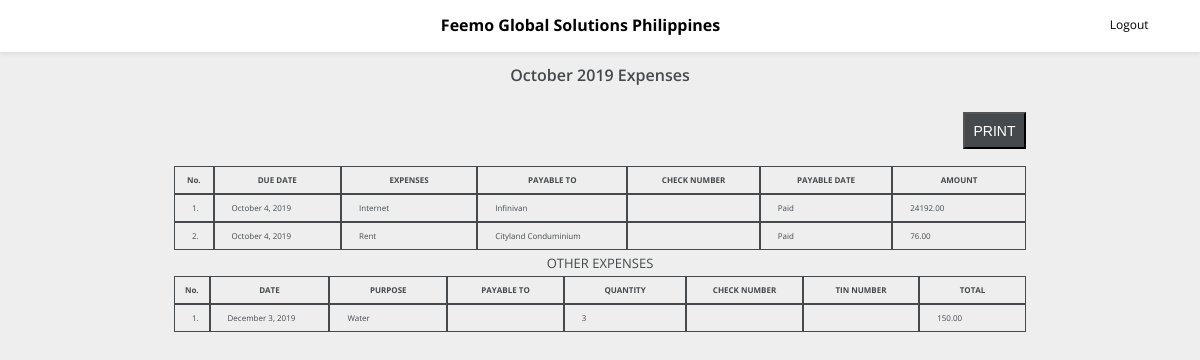
The page /expenses-list-report.php?months=October 2019 (signed in) on the database its author committed.
### tables this page shows
CREATE TABLE `tbl_expenses` (
  `expenses_id` int(11) NOT NULL,
  `expenses_category` varchar(150) NOT NULL,
  `expenses_month` varchar(150) NOT NULL,
  `expenses_date` varchar(150) NOT NULL,
  `expenses_name` varchar(150) NOT NULL,
  `expenses_payable_to` varchar(150) NOT NULL,
  `expenses_amount` decimal(10,2) NOT NULL,
  `expenses_check_number` varchar(150) NOT NULL,
  `check_payment_date` varchar(150) NOT NULL,
  `expenses_quantity` varchar(150) NOT NULL,
  `expenses_tin_number` varchar(150) NOT NULL
);

### expenses-list-report.php (the view, shortened to what this page needs)
<?php
include_once "dbcon.php";
$get_id = $_GET['months'];
$result_months = mysqli_query($mysqli, "SELECT DISTINCT(expenses_month) FROM tbl_expenses WHERE expenses_month = '$get_id'");
$result_report_expenses = mysqli_query($mysqli, "SELECT * FROM tbl_expenses WHERE expenses_category = '2' AND expenses_month = '$get_id'");
$result_report_other_expenses = mysqli_query($mysqli, "SELECT * FROM tbl_expenses WHERE expenses_category = '3' AND expenses_month = '$get_id'");
?>
<!DOCTYPE html>
<html lang="en">
<head>
    <link rel="stylesheet" type="text/css" href="css/style.css" />
    <link href="https://stackpath.bootstrapcdn.com/font-awesome/4.7.0/css/font-awesome.min.css" type="text/css"
        rel="stylesheet" media="screen,projection" />
</head>
<body id="dashboard">
    <?php include 'nav.php'; ?>
    <div class="expenses-report">
        <?php
                while ($mt_row = mysqli_fetch_array($result_months)) {
                ?>
        <div class="expenses-title">
            <?php echo $mt_row['expenses_month']; ?> Expenses
        </div>
        <?php } ?>
        <div class="expenses-report-body">
            <div class="print-btn">
                <button onclick="myFunction()">PRINT</button>
            </div>
            <table cellspacing="0" cellpadding="0">
                <tr>
                    <th class="numberline">No.</th>
                    <th>DUE DATE</th>
                    <th>EXPENSES</th>
                    <th>PAYABLE TO</th>
                    <th>CHECK NUMBER</th>
                    <th>PAYABLE DATE</th>
                    <th>AMOUNT</th>
                </tr>
                <?php
                          $i=1;
                while ($report_expenses = mysqli_fetch_array($result_report_expenses)) {
                    ?>
                <tr>
                    <td><?php echo "$i."; ?></td>
                    <td><?php echo $report_expenses['expenses_date']; ?></td>
                    <td><?php echo $report_expenses['expenses_name']; ?></td>
                    <td><?php echo $report_expenses['expenses_payable_to']; ?></td>
                    <td><?php echo $report_expenses['expenses_check_number']; ?></td>
                    <td><?php echo $report_expenses['check_payment_date']; ?></td>
                    <td><?php echo $report_expenses['expenses_amount']; ?></td>
                </tr>
                <?php $i++; } ?>
            </table>
            <div class="other-expenses-text">
                OTHER EXPENSES
            </div>
            <table cellspacing="0" cellpadding="0">
                <tr>
                    <th class="numberline">No.</th>
                    <th>DATE</th>
                    <th>PURPOSE</th>
                    <th>PAYABLE TO</th>
                    <th>QUANTITY</th>
                    <th>CHECK NUMBER</th>
                    <th>TIN NUMBER</th>
                    <th>TOTAL</th>
                </tr>
                <?php
                          $i=1;
                while ($months_other_expenses = mysqli_fetch_array($result_report_other_expenses)) {
                    ?>
                <tr>
                    <td><?php echo "$i."; ?></td>
                    <td><?php echo $months_other_expenses['expenses_date']; ?></td>
                    <td><?php echo $months_other_expenses['expenses_name']; ?></td>
                    <td><?php echo $months_other_expenses['expenses_payable_to']; ?></td>
                    <td><?php echo $months_other_expenses['expenses_quantity']; ?></td>
                    <td><?php echo $months_other_expenses['expenses_check_number']; ?></td>
                    <td><?php echo $months_other_expenses['expenses_tin_number']; ?></td>
                    <td><?php echo $months_other_expenses['expenses_amount']; ?></td>
                </tr>
                <?php $i++;} ?>
            </table>
        </div>
    </div>
</body>
</html>

### css/style.css (style rules this page uses)
* { box-sizing: border-box; margin: 0; padding: 0; }
body { font-family: 'Open Sans', sans-serif; -webkit-font-smoothing: antialiased; -moz-osx-font-smoothing: grayscale; -webkit-font-feature-settings: "palt"; font-feature-settings: "palt"; font-size: 14px; line-height: 26px; color: #45494b; margin: 0; }
.expenses-report .expenses-title { padding-top: 10px; text-align: center; font-weight: 600; font-size: 16px; }
.expenses-report .expenses-report-body { padding: 2%; max-width: 900px; margin: 0 auto; }
.expenses-report .expenses-report-body .print-btn { text-align: right; padding-bottom: 2%; }
.expenses-report .expenses-report-body .print-btn button { padding: 1%; background: #45494b; color: white; font-size: 14px; }
.expenses-report .expenses-report-body table { margin-left: auto; margin-right: auto; }
.expenses-report .expenses-report-body table tr th { border: 1px solid #45494b; font-size: 8px; width: 2%; }
.expenses-report .expenses-report-body table tr th.numberline { width: .5%; }
.expenses-report .expenses-report-body table tr td { padding-left: 2%; border: 1px solid #45494b; font-size: 8px; }
.expenses-report .expenses-report-body .other-expenses-text { text-align: center; font-size: 13px; }
#dashboard { background: #eee; }

### rows shown on the page
tbl_expenses: expenses_date "October 4, 2019", expenses_name "Internet", expenses_payable_to "Infinivan", check_payment_date "Paid", expenses_amount "24192.00"
tbl_expenses: expenses_date "October 4, 2019", expenses_name "Rent", expenses_payable_to "Cityland Conduminium", check_payment_date "Paid", expenses_amount "76.00"
tbl_expenses: expenses_date "December 3, 2019", expenses_name "Water", expenses_quantity "3", expenses_amount "150.00"

### other values the page prints
$mt_row['expenses_month'] "October 2019"
